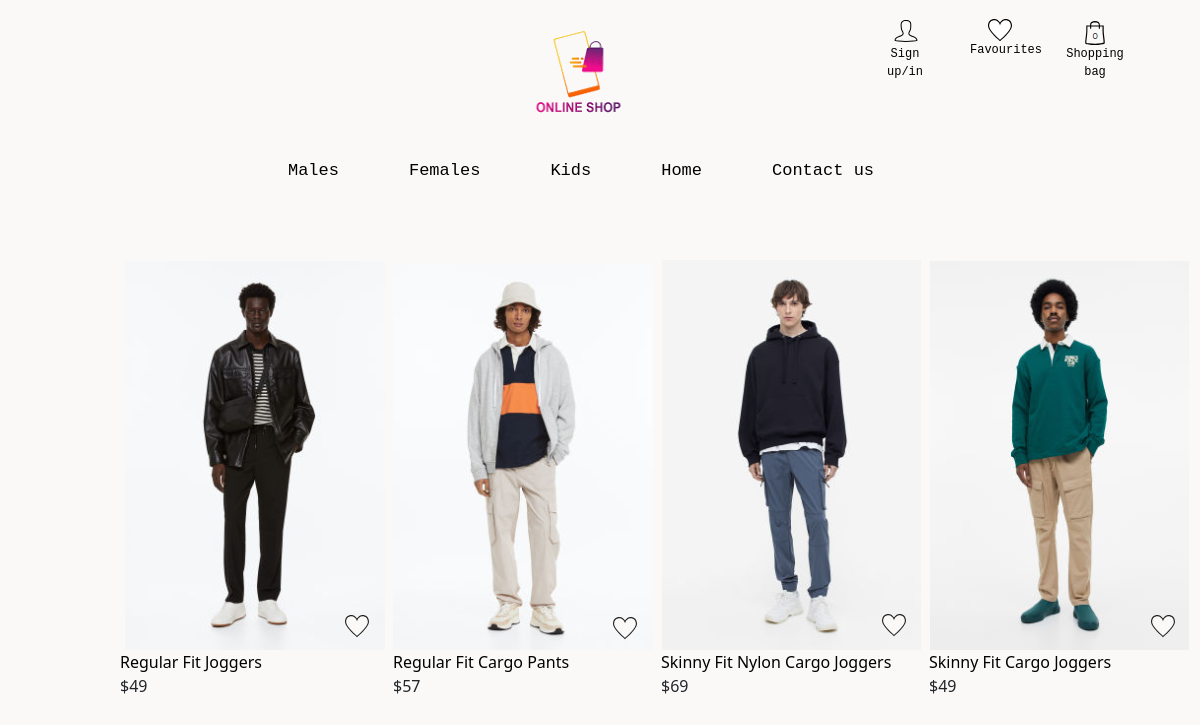
Page /index.php?url=males on the committed database.
### tables this page shows
CREATE TABLE `products` (
  `ID` int(11) NOT NULL,
  `CategoryID` int(11) NOT NULL,
  `Gender` enum('M','F') NOT NULL,
  `Price` int(11) NOT NULL,
  `Age` int(11) NOT NULL,
  `Image` varchar(100) NOT NULL,
  `Label` varchar(100) NOT NULL,
  `IMG` varchar(60) DEFAULT NULL
);

### App/Controllers/ControllerProduct.php (called while the page is built, shortened)
<?php
    $root = $_SERVER["DOCUMENT_ROOT"] . '/Myproject/';
    require_once $root . 'App/Model/ModelProduct.php';
    class ControllerProduct extends Controller{
        private $model;
        public function __construct() {
            $this->model = new ProductModel(Database::getInstance()->getConnection());
        }
        public function males(){
            $products = $this->model->males();
            require_once "c:/xampp/htdocs/Myproject/App/Views/Product/ProdList.php";
        }
    }

### index.php (called while the page is built, shortened)
<?php
    require_once "Routing/Routes.php";
    $url = isset($_GET['url']) ? "/" . $_GET['url'] : '/';
    $router->dispatch($url);

### App/Model/Database.php (called while the page is built, shortened)
<?php
    class Database{
        private static $instance;
        private $connection;
        private function __construct(){
            try{
                $this->connection = new PDO("mysql:host =" . App::$host . ";dbname =" . App::$dbname, App::$user, App::$password );
                $this->connection->setAttribute(PDO::ATTR_ERRMODE, PDO::ERRMODE_EXCEPTION);
            }catch(PDOException  $e){
                die("Failure : " . $e->getMessage());
            }
        }
        public static function getInstance(){
            if(self::$instance == null) {
                self::$instance = new Database();
            }
            return self::$instance;
        }
        public function getConnection(){
            return $this->connection;
        }
    }

### App/Model/ModelProduct.php (called while the page is built, shortened)
<?php
    require_once $_SERVER["DOCUMENT_ROOT"] . '/Myproject/' . "App/Model/Model.php";
    class  ProductModel extends Model{
        public function __construct($db){
            $this->table = "EcomDB.products";
        }
        public function males(){
            $query = "select * from " . $this->table . " where Gender = 'M'";
            try{
                return $this->db->query($query)->fetchAll(PDO::FETCH_ASSOC);
            }catch(PDOException $e){
                echo "Failure : " . $e->getMessage();
            }
        }
    }

### App/Model/Model.php (called while the page is built, shortened)
<?php
    require_once $_SERVER["DOCUMENT_ROOT"] . '/Myproject/'."App/Model/Database.php";
    abstract class Model{
    public function __construct($db ){
        $this->db = $db;
    }
}

### App/Views/Product/ProdList.php (the view, shortened to what this page needs)
<?php require_once "c:/xampp/htdocs/Myproject/App/Views/Header.php"?>
    <div class="prod_container">
        <div class="products">
            <?php foreach($products as $product){?>
                <div class=<?php echo "prod" . $product["ID"] ?>>
                    <img src=<?= $product["Image"]?> alt=""><br>
                    <span><a href="/Myproject/index.php?url=ControllerProduct/show&id=<?= $product["ID"]?>">
                        <?php echo $product["Label"]?></a>
                    </span><br>
                    <span> <?php echo "$" . $product["Price"]?></span>
                </div>
            <?php }?>
        </div>
    </div>

### Routing/Router.php (shortened to what this page needs)
<?php
    class Router{
        private $routes;
        public function addRoute($uri, $controllerAndAction){
            $this->routes[$uri] = $controllerAndAction;
        }
        private function getAction($uri){
            return isset($this->routes[$uri]) ? $this->routes[$uri] : false;
        }
        public function dispatch($uri, $data = null){
            list($controllerName, $actionName) = explode('@', $this->getAction($uri));
            if ($controllerName == "ControllerLogin" and $actionName == "Login"){
                $controller = new $controllerName();
                return $controller->$actionName($data);
            }elseif($controllerName == "ControllerLogin" and $actionName == "newUser"){
                $controller = new $controllerName();
                $controller->$actionName($data);
            }elseif($controllerName == "ControllerProduct" and $actionName == "show"){
                if(isset($_GET["id"])){
                    $controller = new $controllerName();
                    $controller->$actionName($_GET["id"]);
                }
            }
            else{
                $controller = new $controllerName();
                $controller->$actionName();
            }
        }
    }

### App/Views/Header.php (shortened to what this page needs)
<!DOCTYPE html>
<html lang="en">
<head>
    <link rel="stylesheet" href="/Myproject/Assets/Css/main.css">
    <link rel="stylesheet" href="/Myproject/Assets/Css/pageStyle.css">
    <link rel="stylesheet" href="/Myproject/Assets/Css/TopRightStyle.css">
    <link rel="stylesheet" href="/Myproject/Assets/Css/headerStyle.css">
    <link rel="stylesheet" href="/Myproject/Assets/Css/mainSectionStyle.css">
    <link rel="stylesheet" href="/Myproject/Assets/Css/menu.css">
    <link rel="stylesheet" href="/Myproject/Assets/Css/modalFormStyle.css">
    <link rel="stylesheet" href="/Myproject/Assets/Css/homeContentStyle.css">
    <link rel="stylesheet" href="/Myproject/Assets/Css/bagstyle.css">
    <link rel="stylesheet" href="/Myproject/Assets/Css/ProdContainerStyle.css">
    <link rel="stylesheet" href="/Myproject/Assets/Css/ProductByIdStyle.css">
</head>
<body>
    <header>
        <div class="logo">
            <img src="/Myproject/Assets/Images/logo1.png" alt="">
        </div>
        <div class="header-section">
            <?php require_once "c:/xampp/htdocs/Myproject/App/Views/TopRight.php" ?>
        </div>
    </header>
    <main>
        <div class="menu">
            <?php require_once "c:/xampp/htdocs/Myproject/App/Views/Menu.php"?>
        </div>
    </main>

### App/Views/TopRight.php
<ul class="header-links">
    <li>
        <div class="user_icon">
            <button data-bs-toggle="modal" data-bs-target="#exampleModal">
                <img src="/Myproject/Assets/Images/user.png" alt=""><span> Sign up/in</span>
            </button>
        </div>
    </li>
    <li>
        <div class="fav-icon">
            <a href="">
                <button><img src="/Myproject/Assets/Images/favourites.png" alt="">Favourites</button>
            </a>
        </div>
    </li>
    <li>
        <div class="bag_icon">
            <a href="/Myproject/index.php?url=ShoppingBag">
                <button><img src="/Myproject/Assets/Images/bag.png" alt="">Shopping bag</button>
            </a>
        </div>
    </li>
    </ul>

### App/Views/Menu.php
<ul class="menu">
    <li><a href="/Myproject/index.php?url=males">Males</a></li>
    <li><a href="/Myproject/index.php?url=females">Females</a></li>
    <li><a href="/Myproject/index.php?url=kids">Kids</a></li>
    <li><a href="/Myproject/index.php?url=Home">Home</a></li>
    <li><a href="ContacUs">Contact us</a></li>
</ul>

### Assets/Css/pageStyle.css (style rules this page uses)
body { margin: 0px; padding: 0px; height: 1000px; width: 100%; background-color: #faf9f8; }

### Assets/Css/TopRightStyle.css (style rules this page uses)
.header-links { display: flex; flex-direction: row; list-style-type: none; }
button { border: none; background-color: #faf9f8; height: 78px; width: 70px; vertical-align: middle; padding : 5px; margin-left : 25px; font-family: monospace; font-size: small; }
.user_icon button { height: 100px; }
.bag_icon a button { height: 100px; }

### Assets/Css/headerStyle.css (style rules this page uses)
header { height : 150px; position: relative; background-color: #faf9f8; }
.logo { position: absolute; right: 48%; top : 20%; }
.header-section { position: absolute; right: 70px; }

### Assets/Css/mainSectionStyle.css (style rules this page uses)
main { height : 60px; width: 100%; padding-top:8px; }
.menu { display: flex; justify-content: center; }
.menu ul { list-style-type: none; display: flex; flex-direction: row; font-family: monospace; font-weight:300; font-size: 17px; }
.menu ul li { margin-right : 70px; }

### Assets/Css/menu.css (style rules this page uses)
.menu a { text-decoration: none; color: black; }

### Assets/Css/ProdContainerStyle.css (style rules this page uses)
.prod_container { width: 100%; height :700px; display: flex; justify-content: center; align-items: center; }
.products { width : 80%; height: 600px; display: flex; flex-direction: row; }
.products div { margin-right: 8px; }
.prod_container a { text-decoration: none; color: black; }

### rows in the picture
products: Image (picture), Label "Regular Fit Joggers", Price "49"
products: Image (picture), Label "Regular Fit Cargo Pants", Price "57"
products: Image (picture), Label "Skinny Fit Nylon Cargo Joggers", Price "69"
products: Image (picture), Label "Skinny Fit Cargo Joggers", Price "49"
